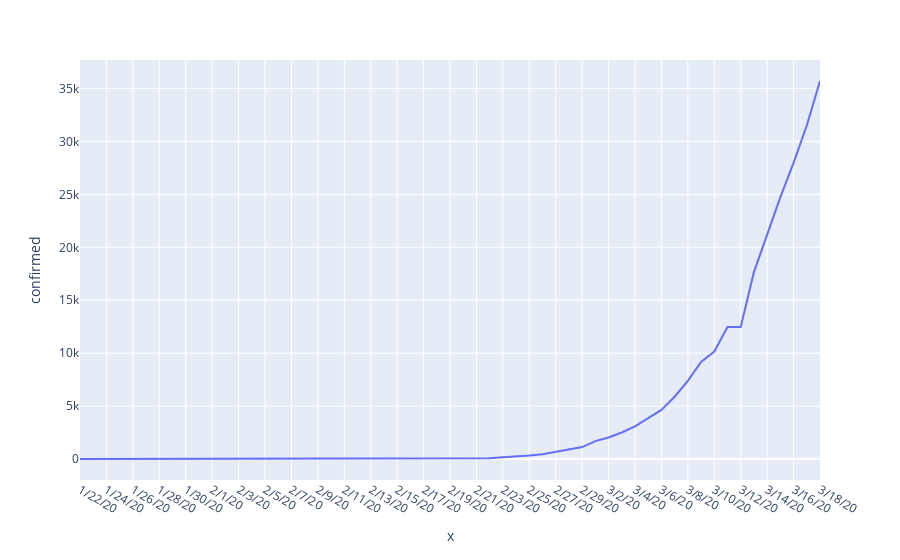

This figure's notebook cell:
### Markdown cell above
## Visualizing new cases over time

Now that we have our data prepared, we can plot new cases. We'll plot it as a line chart where the x axis is dates and the y axis is new cases:

### Code cell
fig = px.line(cdf, x=cdf.index, y="confirmed")
fig.show() # displays the `plotly`'s figure

### Figure 1 — Plotly figure (JSON) as saved in the notebook; plotly's stock layout.template omitted (floating-point values rounded to 4 significant figures)
{"data": [{"hoverlabel": {"namelength": 0}, "hovertemplate": "x=%{x}<br>confirmed=%{y}", "legendgroup": "", "line": {"color": "#636efa", "dash": "solid"}, "mode": "lines", "name": "", "showlegend": false, "type": "scatter", "x": ["1/22/20", "1/23/20", "1/24/20", "1/25/20", "1/26/20", "1/27/20", "1/28/20", "1/29/20", "1/30/20", "1/31/20", "2/1/20", "2/2/20", "2/3/20", "2/4/20", "2/5/20", "2/6/20", "2/7/20", "2/8/20", "2/9/20", "2/10/20", "2/11/20", "2/12/20", "2/13/20", "2/14/20", "2/15/20", "2/16/20", "2/17/20", "2/18/20", "2/19/20", "2/20/20", "2/21/20", "2/22/20", "2/23/20", "2/24/20", "2/25/20", "2/26/20", "2/27/20", "2/28/20", "2/29/20", "3/1/20", "3/2/20", "3/3/20", "3/4/20", "3/5/20", "3/6/20", "3/7/20", "3/8/20", "3/9/20", "3/10/20", "3/11/20", "3/12/20", "3/13/20", "3/14/20", "3/15/20", "3/16/20", "3/17/20", "3/18/20"], "xaxis": "x", "y": [0, 0, 0, 0, 0, 0, 0, 0, 0, 2, 2, 2, 2, 2, 2, 2, 3, 3, 3, 3, 3, 3, 3, 3, 3, 3, 3, 3, 3, 3, 20, 62, 155, 229, 322, 453, 655, 888, 1128, 1694, 2036, 2502, 3089, 3858, 4636, 5883, 7375, 9172, 10149, 12462, 12462, 17660, 21157, 24747, 27980, 31506, 35713], "yaxis": "y"}], "layout": {"legend": {"tracegroupgap": 0}, "margin": {"t": 60}, "xaxis": {"anchor": "y", "domain": [0.0, 1.0], "title": {"text": "x"}}, "yaxis": {"anchor": "x", "domain": [0.0, 1.0], "title": {"text": "confirmed"}}}}
